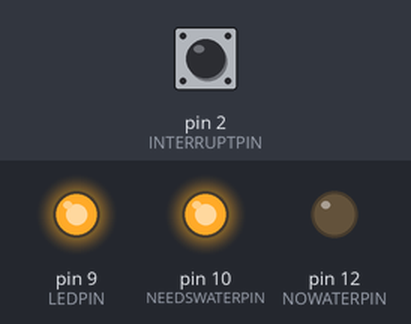
A sketch run on a simulated Arduino Uno, built with avr-gcc and run on an emulated ATmega328P. Parts: output pins drawn as LEDs (lit = HIGH). The test bench sets the inputs (shaded band); at power-on: pin 2 (INTERRUPTPIN) HIGH. The local clock reads 2024-03-15 10:24:30 at power-on unless the sketch sets it.

Above: at 1.2 s.
1.3 s: pin 2 (INTERRUPTPIN) pulled LOW for 0.15 s
At 2.4 s:
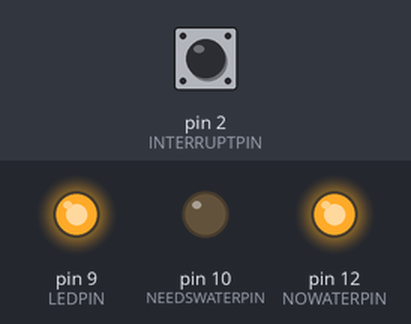
Timing chart, 0 to 4.3 s (numbered marks = the images above; inputs shaded):
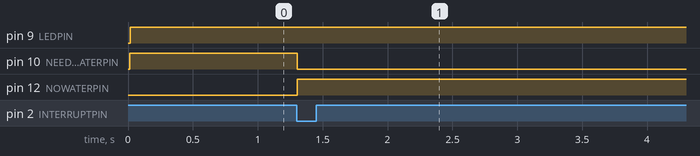

Measured:
- after the input at 1.3 s, pin 10 (NEEDSWATERPIN): HIGH → LOW at once; pin 12 (NOWATERPIN): LOW → HIGH at once

The sketch:

WeedLight_FINAL.ino
```cpp
#include <DS3231.h>

DS3231  rtc(SDA, SCL);

const short YEAR   = 2018,
            MONTH  = 9,
            DAY    = 24,
            HOUR   = 9,
            MINUTE = 0,
            SECOND = 0;

Time Tmain, Tadd;

const short LEDPIN        = 9,
            NEEDSWATERPIN = 10,
            NOWATERPIN    = 12,
            INTERRUPTPIN  = 2;

const short MAXBYTEVALUE = 255;
const long int WATERINGPERIOD = 172800;


short int daysToAdd;

long int  currentTimeInSeconds,
          timeToWaterInSeconds;

void addWateringHours()
{
  timeToWaterInSeconds = currentTimeInSeconds + WATERINGPERIOD;
}

void setup() {
  Serial.begin(115200);

  pinMode(LEDPIN, OUTPUT);
  pinMode(NEEDSWATERPIN, OUTPUT);
  pinMode(NOWATERPIN, OUTPUT);

  pinMode(INTERRUPTPIN, INPUT);

  attachInterrupt(digitalPinToInterrupt(INTERRUPTPIN), blink, FALLING);

  rtc.begin();
  rtc.setTime(HOUR, MINUTE, SECOND);
  rtc.setDate(DAY, MONTH, YEAR);

  Tmain                = rtc.getTime();
  currentTimeInSeconds = rtc.getUnixTime(Tmain);

  timeToWaterInSeconds = 0;
}

void checkIfNeedsWater()
{
  if (currentTimeInSeconds >= timeToWaterInSeconds)
  {
    analogWrite(NEEDSWATERPIN, MAXBYTEVALUE);
    analogWrite(NOWATERPIN, 0);
  }
  else
  {
    analogWrite(NEEDSWATERPIN, 0);
    analogWrite(NOWATERPIN, MAXBYTEVALUE);
  }

  Tmain                = rtc.getTime();
  currentTimeInSeconds = rtc.getUnixTime(Tmain);
}

void loop() {

  Tmain                = rtc.getTime();
  currentTimeInSeconds = rtc.getUnixTime(Tmain);

  checkIfNeedsWater();

  int hours = Tmain.hour;
  int mins  = Tmain.min;

  //Aušra
  if(hours == 7)
  {
    analogWrite(LEDPIN, mins * 4);
  }
  //Dienos periodas
  else if(hours >= 8 && hours < 20)
  {
    analogWrite(LEDPIN, 255);
  }
  //Saulėlydis
  else if(hours == 20)
  {
    analogWrite(LEDPIN, (60-mins) * 4);
  }

  Tmain                = rtc.getTime();
  currentTimeInSeconds = rtc.getUnixTime(Tmain);
}

void blink()
{
    addWateringHours();
}
```
